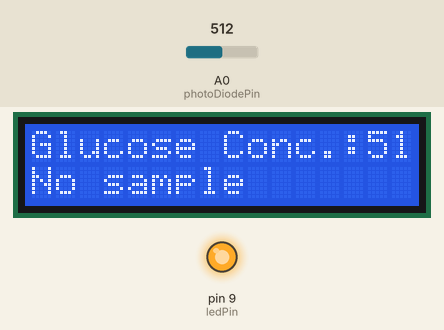
Bench run of a sketch on a simulated Arduino Uno, built with avr-gcc and run on an emulated ATmega328P. Shown: 16×2 character LCD, output pins drawn as LEDs (lit = HIGH). The test bench sets the inputs (shaded band); at power-on: A0 (photoDiodePin) = 512. What the sketch prints to the serial monitor is not drawn.

Above: at 1.2 s.
1.3 s: A0 (photoDiodePin) set to 54
At 3.3 s:
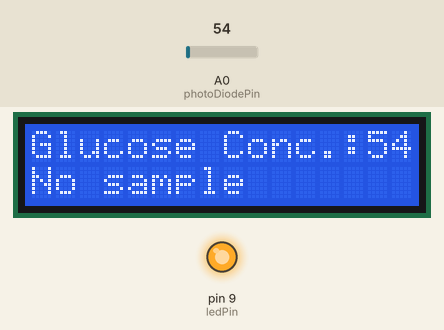
4.0 s: A0 (photoDiodePin) set to 43
At 5.1 s:
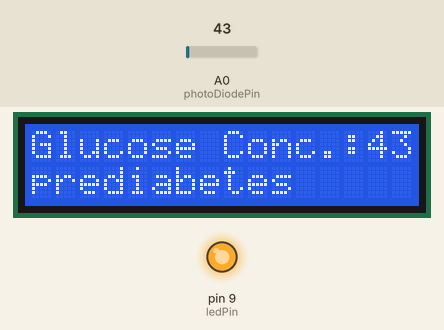
6.7 s: A0 (photoDiodePin) set to 0
At 8.8 s:
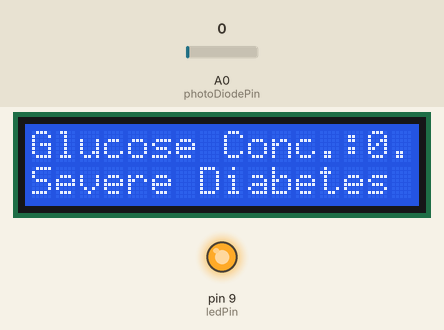
9.6 s: A0 (photoDiodePin) set to 8
12.3 s: A0 (photoDiodePin) set to 11
At 15.3 s:
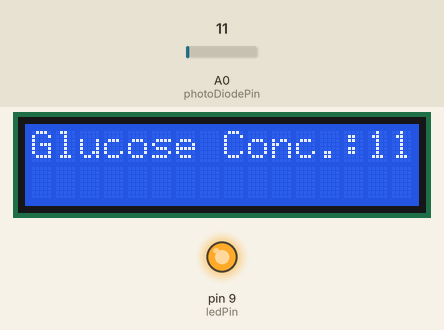
15.6 s: A0 (photoDiodePin) set to 511
At 17.2 s:
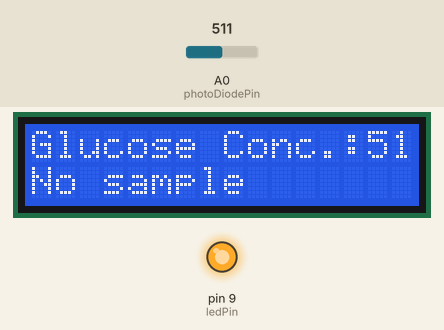
Timing chart, 0 to 18.7 s (numbered marks = the images above; inputs shaded):
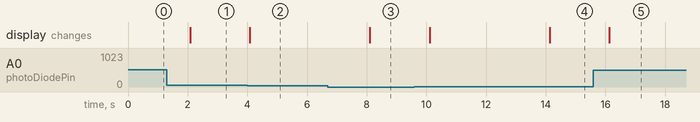

The sketch:

Glucose_Monitor.ino
```cpp
#include <LiquidCrystal.h>

// Initialize the LCD connected to pins
LiquidCrystal lcd(12, 11, 5, 4, 3, 2);

// Define the LED and photodiode pin
const int ledPin = 9;
const int photoDiodePin = A0;

/*// Function to calculate glucose concentration from sensor voltage
float calculateGlucoseConcentration(float sensorVoltage) {
  float glucoseConcentration = (sensorVoltage/ 1023);
  // Ensure the concentration is within the expected range
  return glucoseConcentration;
}*/

void setup() {
  // Set up the LCD's number of columns and rows
  lcd.begin(16, 2);

  // Initialize the LED pin as an output
  pinMode(ledPin, OUTPUT);

  // Turn on the LED to the maximum safe brightness
  analogWrite(ledPin, 255);

  // Start the serial communication
  Serial.begin(9600);
}

void loop() {


  // Read the sensor voltage
  float sensorVoltage = analogRead(photoDiodePin);

  // Calculate the glucose concentration
  float glucoseConcentration = sensorVoltage;

  // Determine the patient status based on glucose concentration
  String status;
  if (glucoseConcentration >= 49) {
    status = "No sample";
    //lcd.setRGB(0, 255, 0); // Set LCD color to green for normal status
  } else if (glucoseConcentration >= 36.667 && glucoseConcentration < 49) {
    status = "prediabetes";
    //lcd.setRGB(255, 255, 0); // Set LCD color to yellow for prediabetes status
  } else if (glucoseConcentration > 36.667 && glucoseConcentration <= 10) {
    status = "Diabetic";
    //lcd.setRGB(255, 165, 0); // Set LCD color to orange for diabetic status
  } else if (glucoseConcentration < 10) {
    status = "Severe Diabetes";
    //lcd.setRGB(255, 0, 0); // Set LCD color to red for severe diabetes status
  }

lcd.clear();

  // Display the glucose level on the LCD
  lcd.setCursor(0, 0);
  lcd.print("Glucose Conc.:");
  lcd.print(glucoseConcentration); // Print glucose concentration with one decimal point
  lcd.print(" %");

  // Display the status on the LCD
  lcd.setCursor(0, 1);
  lcd.print(status);

  Serial.println(sensorVoltage);
  Serial.println(glucoseConcentration);
  Serial.println(status);

  // Wait for a bit before taking the next reading
  delay(2000);
}
```

Measured:
- the behaviour switches between 49 and 48 on A0 (photoDiodePin) (found by bisection; images 1 and 2)
- the behaviour switches between 9 and 10 on A0 (photoDiodePin) (found by bisection; images 3 and 4)
- after the input at 1.3 s, the display: changes after 0.78 s (image 1)
- after the input at 4.0 s, the display: changes after 0.09 s (image 2)
- after the input at 6.7 s, the display: changes after 1.4 s (image 3)
- after the input at 12.3 s, the display: changes after 1.8 s (image 4)
- after the input at 15.6 s, the display: changes after 0.53 s (image 5)
